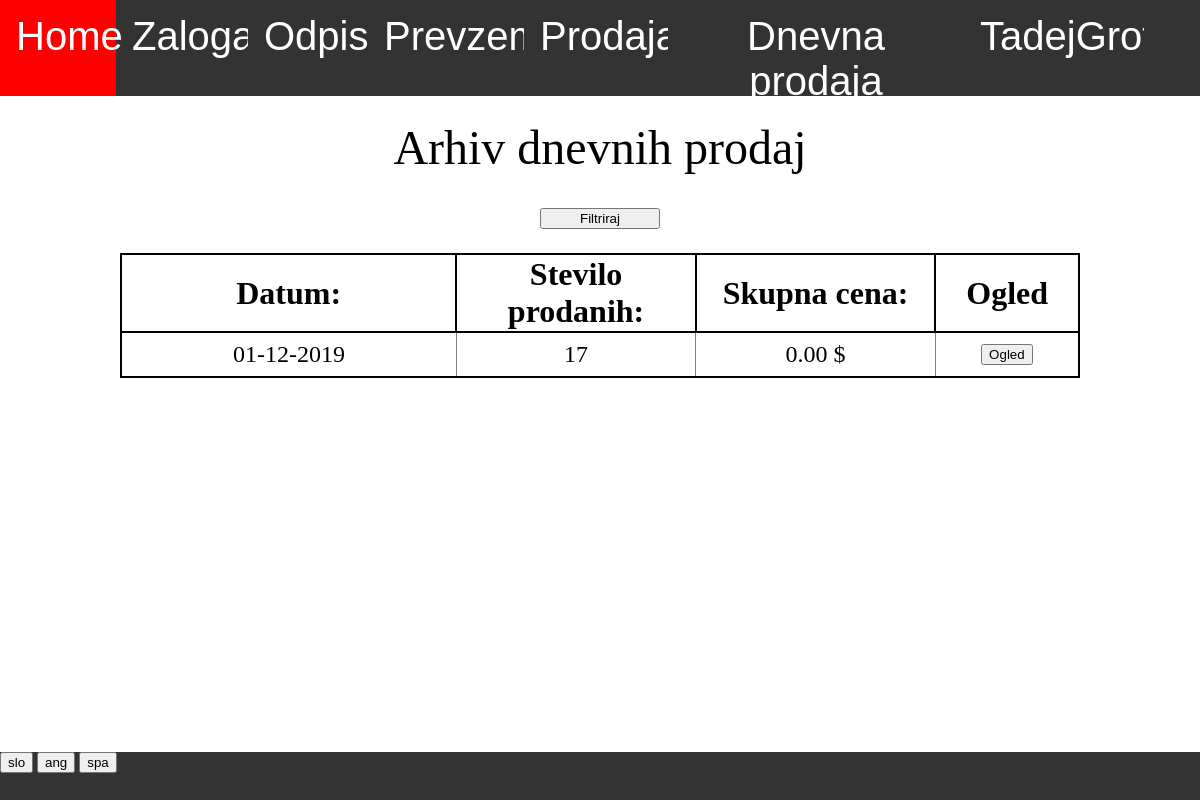
Before: /zaloga/dnevna_prodaja/arhiv/ (signed in) with the older database file.
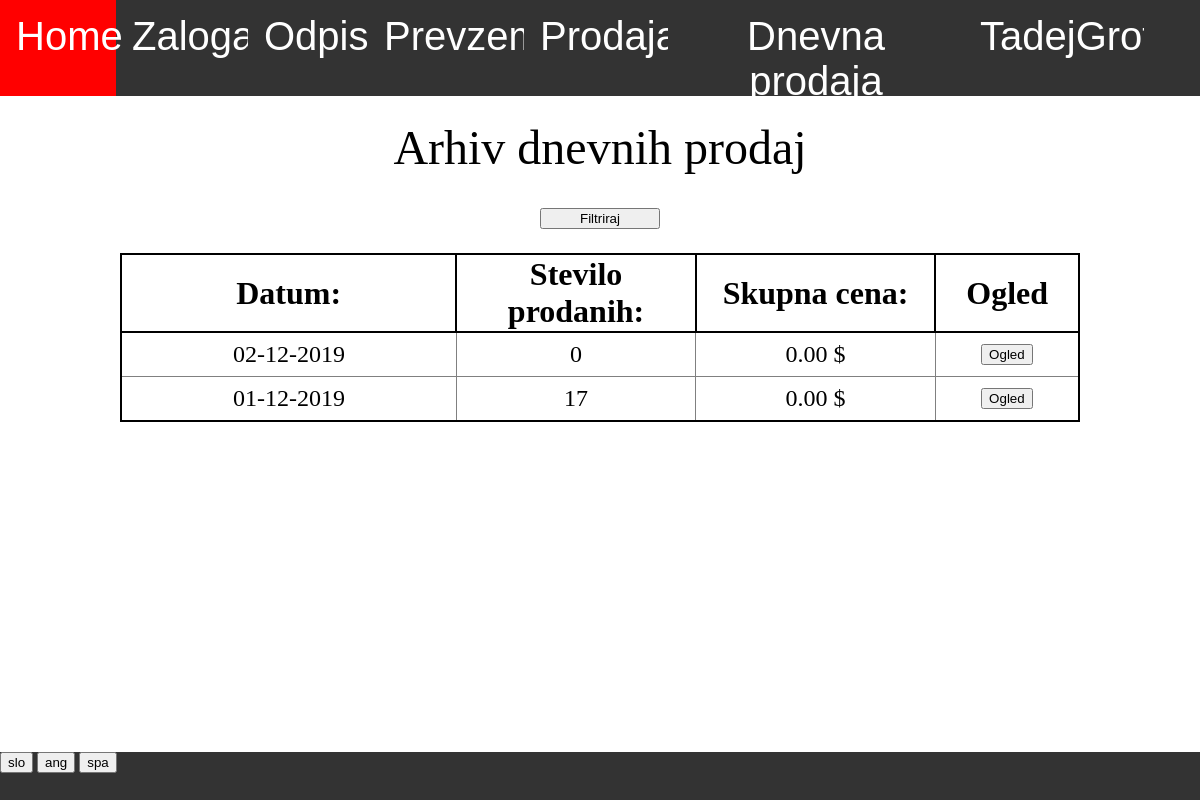
After: the same page with the newer database file.
### zaloga/models.py (models this page shows, shortened)
class Dnevna_prodaja(models.Model):
    zaloga = models.ForeignKey(Zaloga, default=1, on_delete=models.CASCADE)
    prodaja = models.ForeignKey(Prodaja, default=1, on_delete=models.CASCADE)
    datum = models.DateField(default=timezone.now)
    title = models.CharField(default="", max_length=20)
    tip = 'dnevna_prodaja'
    skupna_cena = models.DecimalField(decimal_places=2,max_digits=6,default=0)
    skupno_stevilo = models.IntegerField(default = 0)
    def __str__(self):
        return self.title

### program/models.py (models this page shows)
class Profil(models.Model):
    user = models.OneToOneField(User,on_delete=models.CASCADE)
    jezik =  models.CharField(default="spa",max_length=3, choices=JEZIKI)

### zaloga/views.py (the view)
# urls.py: path('arhiv/', views.arhiv, name='arhiv_baz'),
@login_required
def arhiv(request, tip_baze):
    if request.method == "GET":
        if tip_baze == "dnevna_prodaja":
            baze = Dnevna_prodaja.objects.prefetch_related('baza_set').order_by('-datum')
            print(baze)
        else:
            baze = Baza.objects.filter(tip=tip_baze,status='veljavno').prefetch_related('vnos_set','stranka').order_by('-datum','-cas')
        return pokazi_stran(request, 'zaloga/arhiv_baz.html', {'baze': baze, 'tip': tip_baze})

### program/models.py (called while the page is built)
    @property
    def vrni_jezike(self):
        return JEZIKI

### zaloga/templatetags/zaloga_exstras.py (called while the page is built)
@register.filter
def keyvalue(dict, key):
    return dict[key]

### zaloga/views.py (called while the page is built)
def vrni_slovar(request):
    with open('slovar.json') as dat:
        slovar = json.load(dat)
    return slovar

def pokazi_stran(request, html, baze={}):
    slovar = {'prodaja':prodaja, 'zaloga':zaloga,'program':program,'slovar':vrni_slovar(request),'jezik':request.user.profil.jezik}
    slovar.update(baze)
    return render(request, html, slovar)

### zaloga/templates/zaloga/arhiv_baz.html (shortened to what this page needs)
{% extends 'program/base.html' %}
{% load zaloga_exstras %}
{% block content %}
<div class="besedilo">
{% if tip == 'prevzem' %}
    {{slovar|keyvalue:'Arhiv prevzemov'|keyvalue:jezik}}
{% elif tip == 'odpis' %}
    {{slovar|keyvalue:'Arhiv odpisov'|keyvalue:jezik}}
{% elif tip == 'inventura' %}
    {{slovar|keyvalue:'Arhiv inventur'|keyvalue:jezik}}
{% elif tip == 'vele_prodaja' %}
    {{slovar|keyvalue:'Arhiv vele prodaj'|keyvalue:jezik}}
{% elif tip == 'dnevna_prodaja' %}
    {{slovar|keyvalue:'Arhiv dnevnih prodaj'|keyvalue:jezik}}
{% endif %}
</div>
<div class="filter" style="margin-top:3%">
    <form action="{% url 'arhiv_baz' tip %}" method="GET">
        <input style="width:10%" type="submit" value="{{slovar|keyvalue:'Filtriraj'|keyvalue:jezik}}">
    </form>
</div>
<div class="table">
    {% if tip == "vele_prodaja" %}
    <table class="tabela_vnosov">
        <tr class="header">
            <th width="15%">{{slovar|keyvalue:'Faktura'|keyvalue:jezik}}:</th>
            <th width="15%">{{slovar|keyvalue:'Stranka'|keyvalue:jezik}}:</th>
            <th width="35%">{{slovar|keyvalue:'Datum'|keyvalue:jezik}}:</th>
            <th width="25%">{{slovar|keyvalue:'Skupna cena'|keyvalue:jezik}}:</th>
            <th width="15%">{{slovar|keyvalue:'Ogled'|keyvalue:jezik}}</th>
        </tr>
        {% for baza in baze %}
            <tr>
                <td> {{baza.title}} </td>
                <td> {{baza.stranka.ime}} </td>
                <td> {{baza.datum}} </td>
                <td> {{baza.skupna_cena}} $</td>
                <td>
                    <form action="{% url 'baza' 'vele_prodaja' baza.pk %}" method="GET">
                        <input type="submit" value="{{slovar|keyvalue:'Ogled'|keyvalue:jezik}}">
                    </form>
                </td>
            </tr>
        {% endfor %}
    </table>
    {% elif tip == "dnevna_prodaja" %}
    <table class="tabela_vnosov">
        <tr>
            <th width="35%">{{slovar|keyvalue:'Datum'|keyvalue:jezik}}:</th>
            <th width="25%">{{slovar|keyvalue:'Stevilo prodanih'|keyvalue:jezik}}:</th>
            <th width="25%">{{slovar|keyvalue:'Skupna cena'|keyvalue:jezik}}:</th>
            <th width="15%">{{slovar|keyvalue:'Ogled'|keyvalue:jezik}}</th>
        </tr>
        {% for prodaja in baze %}
            <tr>
                <td> {{prodaja.title}} </td>
                <td> {{prodaja.skupno_stevilo}} </td>
                <td> {{prodaja.skupna_cena}} $ </td>
                <td>
                    <form action="{% url 'ogled_dnevne_prodaje' prodaja.pk %}" method="GET">
                        <input type="submit" value="{{slovar|keyvalue:'Ogled'|keyvalue:jezik}}">
                    </form>
                </td>
            </tr>
        {% endfor %}
    </table>
    {% endif %}
</div>
{% endblock %}

### program/templates/program/base.html (shortened to what this page needs)
{% load staticfiles %}
{% load zaloga_exstras %}
<html>
    <head>
        <link rel="stylesheet" href="{% static 'css/navbar.css' %}">
        <link rel="stylesheet" href="{% static 'css/footer.css' %}">
    </head>
    <body>
        <div class="navbar">
            <a style="width:7%" href="/">Home</a>
                {% if perms.zaloga.view_zaloga %}
                <div style="width:11%" class="dropdown" id="zaloga">
                    <button class="dropbtn"> {{slovar|keyvalue:'Zaloga'|keyvalue:jezik}}
                    </button>
                </div>
                {% endif %}
                {% if perms.zaloga.view_odpis %}
                <div style="width:10%" class="dropdown" id="odpis">
                    <button class="dropbtn">{{slovar|keyvalue:'Odpis'|keyvalue:jezik}}
                    </button>
                </div>
                {% endif %}
                {% if perms.zaloga.view_prevzem %}
                <div style="width:13%" class="dropdown" id="prevzem">
                    <button class="dropbtn">{{slovar|keyvalue:'Prevzem'|keyvalue:jezik}}
                    </button>
                </div>
                {% endif %}
                {% if perms.prodaja.view_prodaja %}
                <div style="width:12%;overflow:hidden" class="dropdown" id="prodaja">
                    <button class="dropbtn" >{{slovar|keyvalue:'Prodaja'|keyvalue:jezik}}
                    </button>
                </div>
                {% endif %}
                {% if perms.prodaja.add_dnevna_prodaja %}
                <a style="width:22%" href="{% url 'dnevna_prodaja' %}">{{slovar|keyvalue:'Dnevna prodaja'|keyvalue:jezik}}</a>
                {% endif %}
                <div style="width:15%" class="dropdown" id="racun">
                    <button class="dropbtn" >{{ user.get_username }}
                    </button>
                </div>
            </div>
        <div style="width:100%;height:82%;vertical-align:top;text-align:center;overflow:auto">
            {% block content %}
            {% endblock %}
        </div>
        <div class="footer">
            {% for jezik in program.vrni_jezike %}
                <form style="display:inline-block" action="{% url 'spremeni_jezik' %}" method="POST">
                    <input type="submit" value="{{jezik.0}}">
                </form>
            {% endfor %}
        </div>
    </body>
</html>

Changed rows visible on the page:
added Dnevna_prodaja: title "02-12-2019", skupno_stevilo "0", skupna_cena "0.00", {{ slovar|keyvalue:'Ogled'|keyvalue:jezik }} "Ogled"
